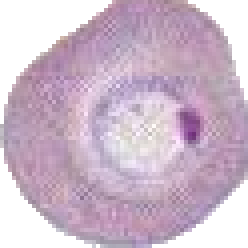
#> input picture malaria/uab curated/1/103_144-9.png, 62 x 62 px (shown 4 times larger); its folder holds 4 pictures in this run
$ jupyter execute --allow-errors Malaria.ipynb
#> lines starting #> are read from the running program, lines starting #| are printed output that depends on the picture
[cell 1]
import os
import pandas as pd
import numpy as np
from matplotlib import image
import matplotlib.pyplot as plt
from skimage.transform import resize
from skimage.io import imread
from skimage.color import rgb2gray
from sklearn.model_selection import GridSearchCV
from sklearn.model_selection import train_test_split

from sklearn.decomposition import PCA
from sklearn.preprocessing import StandardScaler

[cell 2]
positive_class_path = 'malaria/uab curated/1'
negative_class_path = 'malaria/uab curated/0'
positive_class_path2 = 'malaria/uah/1/'
negative_class_path2 = 'malaria/uah/0/'

### Step 1 : Data Extraction / Preprocessing
Combining the data sources to create a singular data source

[cell 3]
def file_append(class_path):
#> called with class_path = 'malaria/uab curated/1'
    image_array = []
    curr_path = os.path.join(os.getcwd(),class_path)
    cnt = 0
    file_list = [k for k in os.listdir(curr_path) if '.png'  in k]
    for x in file_list:

        img_path = os.path.join(curr_path,x)

        img = imread(img_path)
#> img is the input picture: shape (62, 62, 3); mean R, G, B 204.7, 184.4, 202.6
#         img = rgb2gray(img)
        img = resize(img,(64,64,3))     ## Will need to change this resize parameter
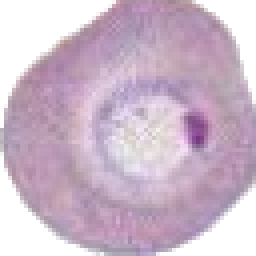
#> img: shape (64, 64, 3) float64 (shown 4 times larger); mean R, G, B 0.803, 0.723, 0.794
        img = img.flatten()
#> img = 12288 values, max 1 at index 0, min 0.215 at index 6676, mean 0.774
        image_array.append(img)
#> pass 2 of the loop in file_append, `for x in file_list:`:
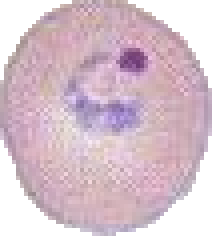
#> input picture malaria/uab curated/1/104_212-4.png, 54 x 60 px (shown 4 times larger)
#> in file_append, img is the input picture: shape (60, 54, 3); mean R, G, B 216, 194, 205
#> in file_append, `img = resize(img,(64,64,3))`:
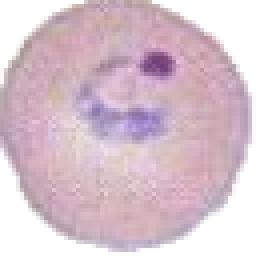
#> img: shape (64, 64, 3) float64 (shown 4 times larger); mean R, G, B 0.847, 0.76, 0.804
#> in file_append, `img = img.flatten()`: img = 12288 values, max 1 at index 0, min 0.247 at index 3193, mean 0.804
#> pass 3 of the loop in file_append, `for x in file_list:`:
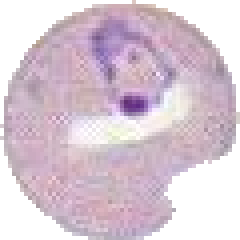
#> input picture malaria/uab curated/1/108_83-13.png, 60 x 60 px (shown 4 times larger)
#> in file_append, img is the input picture: shape (60, 60, 3); mean R, G, B 216.6, 199.7, 211.8
#> in file_append, `img = resize(img,(64,64,3))`:
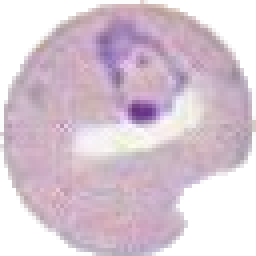
#> img: shape (64, 64, 3) float64 (shown 4 times larger); mean R, G, B 0.85, 0.783, 0.831
#> in file_append, `img = img.flatten()`: img = 12288 values, max 1 at index 0, min 0.201 at index 5485, mean 0.821
#> the loop made 4 passes; the first 3 are shown
#> pass 2 of the loop in file_append, `for x in file_list:`:
#> pass 3 of the loop in file_append, `for x in file_list:`:
#> the loop made 4 passes; the first 3 are shown

    return image_array


pos_imgs_curated = file_append(positive_class_path)
pos_imgs_uah = file_append(positive_class_path2)

positive_df_curated  = pd.DataFrame(pos_imgs_curated)
positive_df_uah = pd.DataFrame(pos_imgs_uah)
# positive_df = pd.concat([positive_df_curated,positive_df_uah],ignore_index=True)
#> (the rest of this cell did not finish here and is left out)
